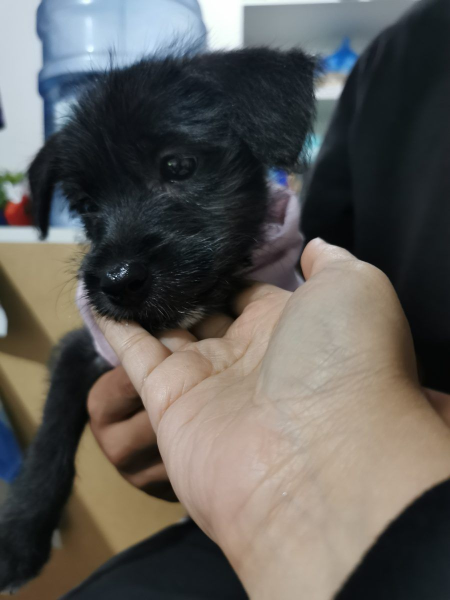
#> input picture img/casos/adopcion-1.jpg, 900 x 1200 px (shown at 1/2 size); its folder holds 4 pictures in this run
$ python optimizar-fotos.py
#> lines starting #> are read from the running program, lines starting #| are printed output that depends on the picture
"""Deja las fotos que descarga traer-datos.mjs al tamano en que se ven.

    python scripts/optimizar-fotos.py

Llegan tal cual las subio la gente desde el telefono: 900x1200 px y hasta
250 KB cada una. En la web se muestran en tarjetas de ~280x250, o sea que
se descargaban diez veces mas pixeles de los que se ven. Aqui se reducen a
600 px de ancho y se convierten a WebP, que a igual calidad pesa bastante
menos que JPEG.

Ademas reescribe las rutas en data/*.json, porque cambia la extension.

Hay que correrlo despues de cada `node scripts/traer-datos.mjs`. No va dentro
del script de Node porque Node no trae manejo de imagenes en su libreria
estandar y este proyecto no usa dependencias ni paso de build.

Requiere Pillow:  python -m pip install Pillow
"""
from PIL import Image, ImageOps
import json
import os
import sys

RAIZ = os.path.dirname(os.path.dirname(os.path.abspath(__file__)))
FOTOS = os.path.join(RAIZ, "img", "casos")
DATOS = os.path.join(RAIZ, "data")

ANCHO_MAX = 600   # las tarjetas miden ~280 px; 600 cubre pantallas retina
CALIDAD = 75

if not os.path.isdir(FOTOS):
    sys.exit(f"No existe {FOTOS}. Corre antes: node scripts/traer-datos.mjs")

originales = sorted(
    f for f in os.listdir(FOTOS)
    if f.lower().endswith((".jpg", ".jpeg", ".png"))
)
if not originales:
    print("No hay fotos JPEG/PNG que convertir.")

renombrados = {}
antes = despues = 0

for nombre in originales:
    ruta = os.path.join(FOTOS, nombre)
    peso_antes = os.path.getsize(ruta)

    im = Image.open(ruta)
#> im is the input picture: PIL image 900x1200 RGB; mean R, G, B 94.1, 91.8, 87.9
    im = ImageOps.exif_transpose(im).convert("RGB")  # respeta la rotacion del movil
    ancho, alto = im.size
#> ancho = 900; alto = 1200
    if ancho > ANCHO_MAX:
        im = im.resize((ANCHO_MAX, round(alto * ANCHO_MAX / ancho)), Image.LANCZOS)
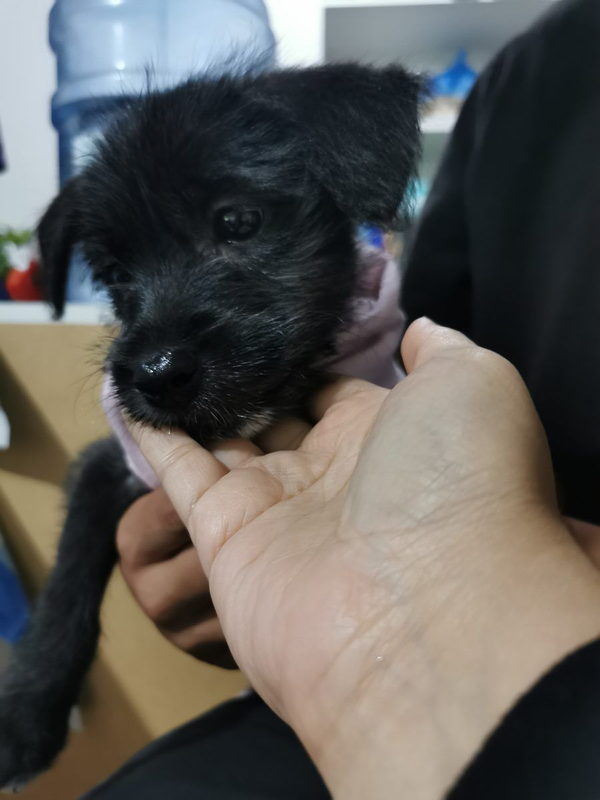
#> im: PIL image 600x800 RGB; mean R, G, B 94.1, 91.8, 87.9

    base = os.path.splitext(nombre)[0]
    destino = os.path.join(FOTOS, base + ".webp")
    im.save(destino, "WEBP", quality=CALIDAD, method=6)

    os.remove(ruta)
    renombrados[f"img/casos/{nombre}"] = f"img/casos/{base}.webp"

    peso_despues = os.path.getsize(destino)
    antes += peso_antes
    despues += peso_despues
    print(
        f"{nombre:<20} {ancho}x{alto} -> {im.size[0]}x{im.size[1]}   "
        f"{peso_antes/1024:>6.0f} KB -> {peso_despues/1024:>5.0f} KB"
    )
#| adopcion-1.jpg       900x1200 -> 600x800       75 KB ->    16 KB
#> pass 2 of the loop `for nombre in originales:`:
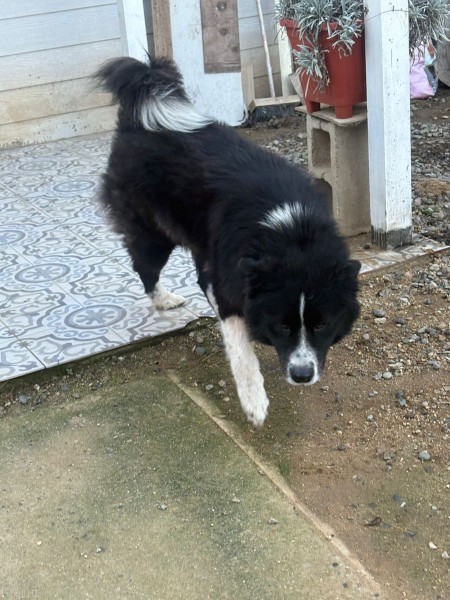
#> input picture img/casos/adopcion-10.jpg, 900 x 1200 px (shown at 1/2 size)
#> im is the input picture: PIL image 900x1200 RGB; mean R, G, B 134.8, 135.5, 127.9
#> `im = im.resize((ANCHO_MAX, round(alto * ANCHO_MAX / ancho)), Image.LAN..`:
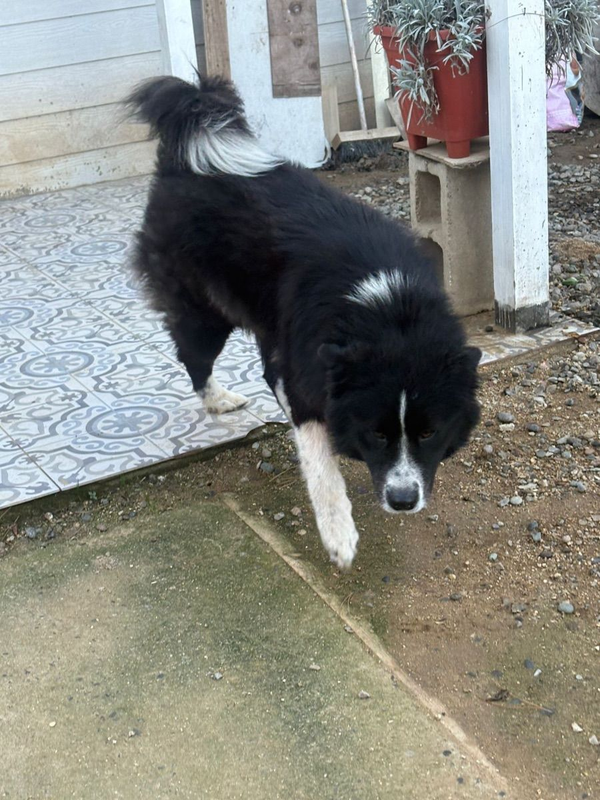
#> im: PIL image 600x800 RGB; mean R, G, B 134.8, 135.5, 127.9
#| adopcion-10.jpg      900x1200 -> 600x800      198 KB ->    71 KB

# --- actualizar las rutas en los JSON ---
if renombrados and os.path.isdir(DATOS):
    for archivo in sorted(os.listdir(DATOS)):
        if not archivo.endswith(".json"):
            continue
        ruta = os.path.join(DATOS, archivo)
        with open(ruta, encoding="utf-8") as f:
            texto = f.read()
        nuevo = texto
        for viejo, actual in renombrados.items():
            nuevo = nuevo.replace(viejo, actual)
        if nuevo != texto:
            with open(ruta, "w", encoding="utf-8") as f:
                f.write(nuevo)
            print(f"rutas actualizadas en data/{archivo}")

if antes:
    print(f"\nTOTAL {antes/1024/1024:.2f} MB -> {despues/1024/1024:.2f} MB "
          f"({100 - despues * 100 / antes:.0f} % menos)")
